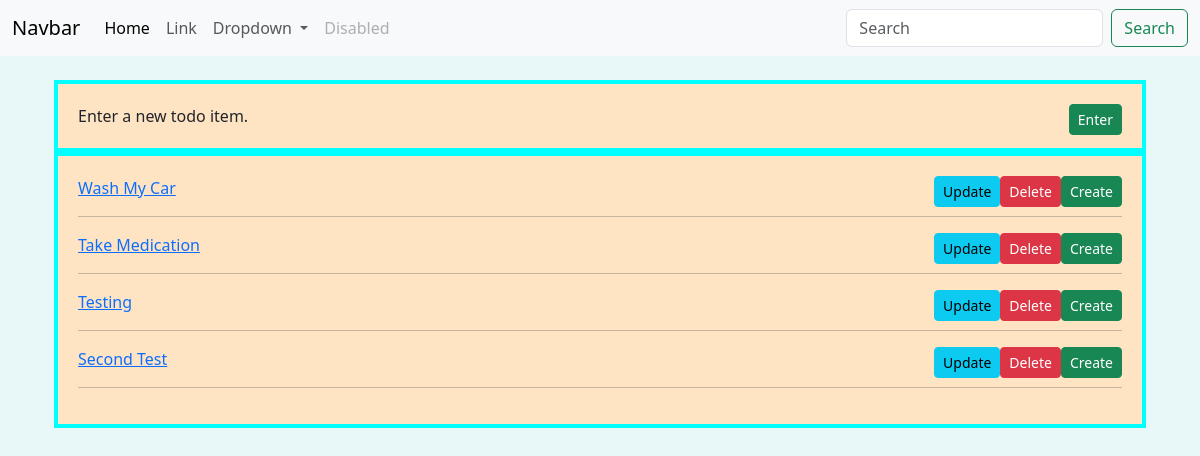
The app's page /, older data.
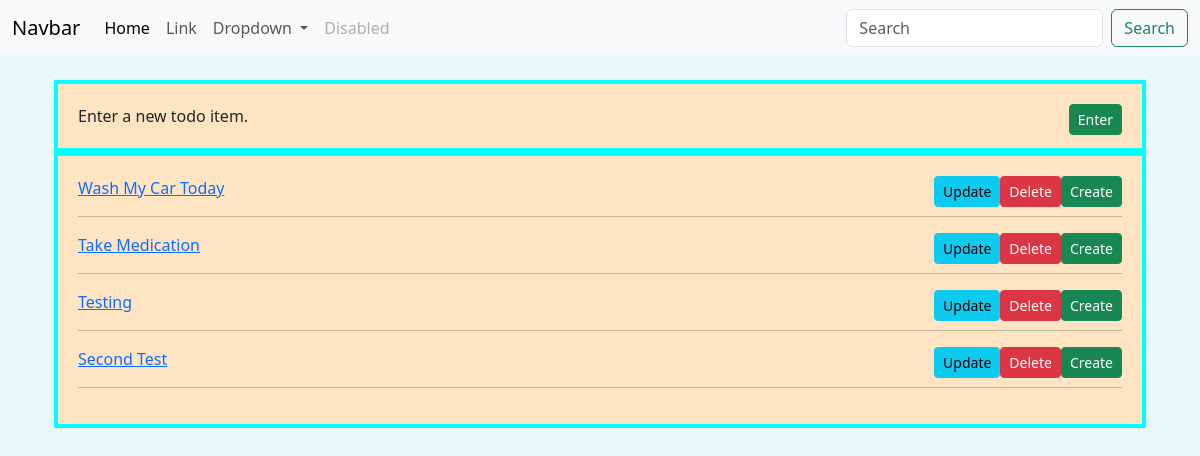
The same page, newer data.
### todo/models.py (models this page shows)
class Todo_List(models.Model):
    author=models.ForeignKey(User,  on_delete=models.CASCADE)
    new_todo=models.CharField(max_length=100)
    date_created=models.DateTimeField(auto_now_add=True)
    date_updated = models.DateTimeField(auto_now=datetime.now)
    def __str__(self):
        return self.new_todo

### todo/views.py (the view)
# urls.py: path('', views.todo_list, name='todo_list'),
def todo_list(request):
    todos = Todo_List.objects.all()
    context = {'todos': todos}
    return render(request, 'todo/todo_list.html', context)

### todo/templates/todo/todo_list.html (shortened to what this page needs)
{% extends 'base.html' %}
{% load static %}
{% block content %}
  <div class="container">
    <div class="row">
        <div class='col-sm' >
          <div class='todo_box'>
              Enter a new todo item.
              <a href="{% url 'todo_create' %}">
                   <button type='submit' class='btn btn-success btn-sm float-end'>Enter</button>
              </a>
           </div>
          <div class='todo_box'>
            {% for todo in todos %}
              <li>
                 <a href="{% url 'todo_detail' todo.id %}">{{ todo|title }}</a>
                 <a href="{% url 'todo_create' %}">
                    <button class='btn btn-success btn-sm float-end' type='submit' value="Create">Create</button>
                 </a>
                 <a href ="{% url 'todo_delete' todo.id %}">
                  <button class='btn btn-danger btn-sm float-end ml-2' type='submit' value="Delete">Delete</button>
                 </a>
                 <a href="{% url 'todo_update' todo.id %}">
                   <button class='btn btn-info btn-sm    float-end' type='submit' value="Update">Update</button>
                 </a>
                 <hr/>
              </li>
            {% endfor %}
           </div>
        </div>
    </div>
</div>
{% endblock %}

Row changes from the older to the newer data that the page shows:
changed Todo_List: new_todo "Wash My Car" → "Wash My Car Today"
